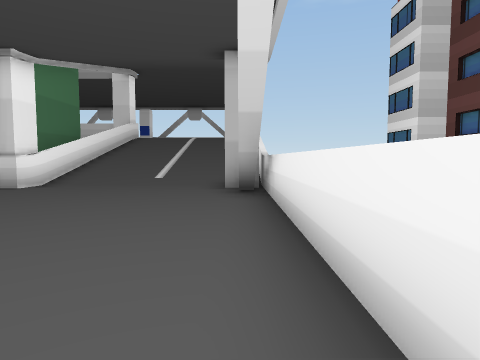
[1] (above)

15 first-person views from a walk through a scene from a Unity 3-D project. The camera is 1.5 m above the floor, tilts 4° down and sees 75° across. The floor is counted in squares, 2 m on a side. Each view is taken from the middle of a square. On the plan, view 1 faces up. The plan holds only what a view shows up to about 10 squares ahead; the rest is blank. The place goes on beyond the plan. The player character is not drawn.

[2]
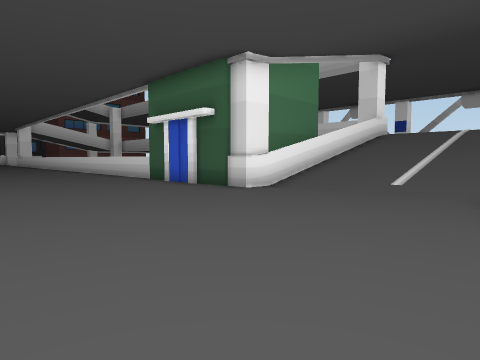

[3]
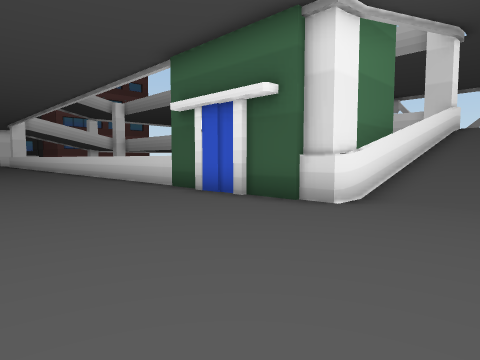

[4]
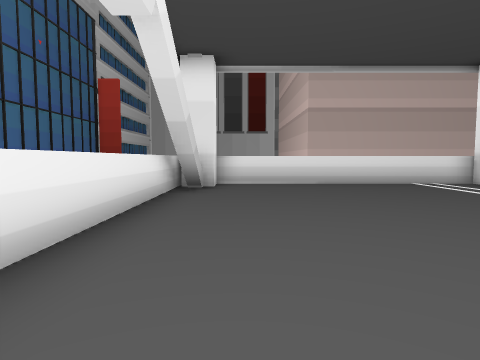

[5]
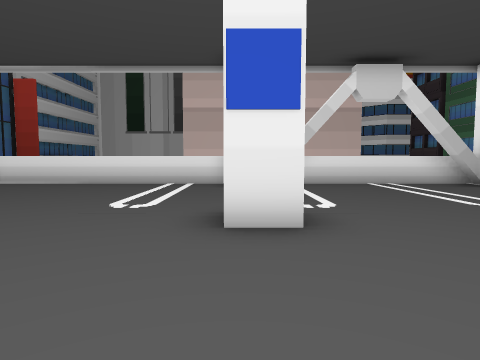

[6]
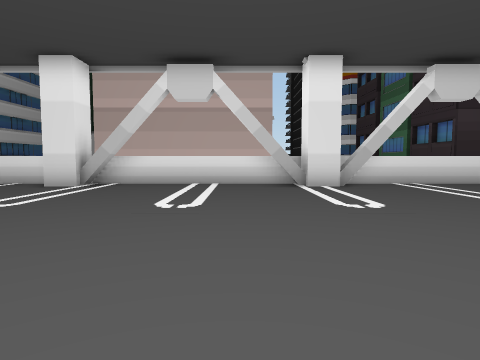

[7]
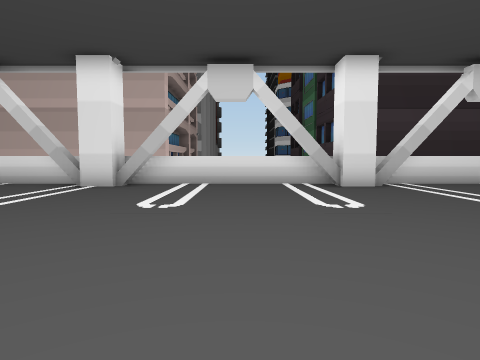

[8]
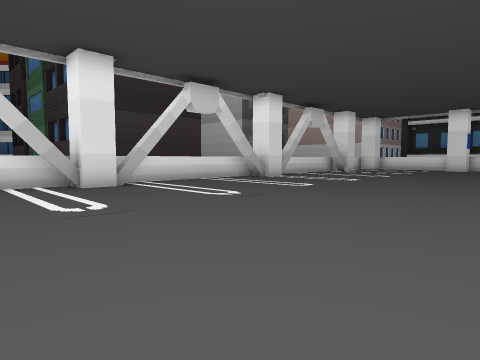

[9]
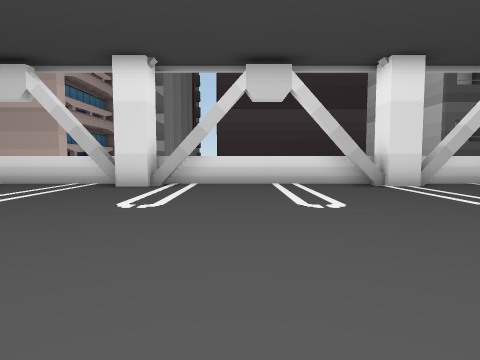

[10]
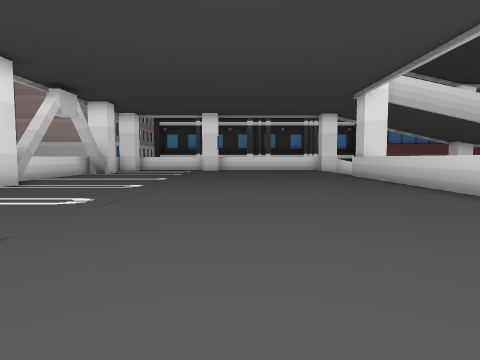

[11]
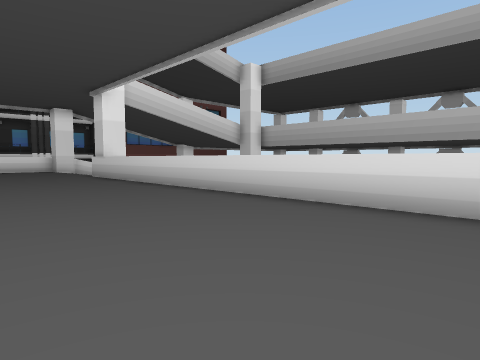

[12]
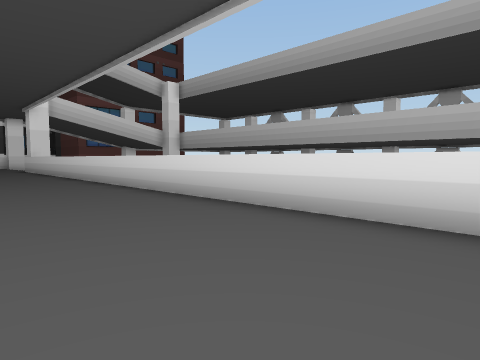

[13]
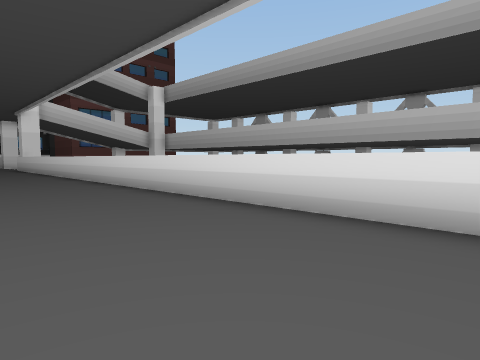

[14]
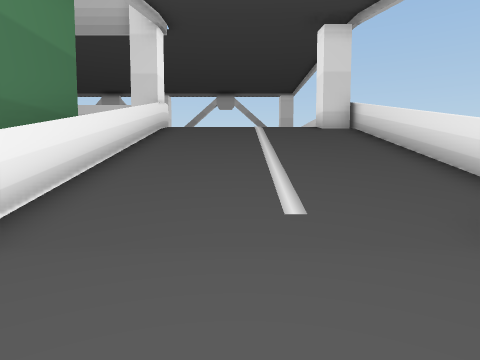

[15]
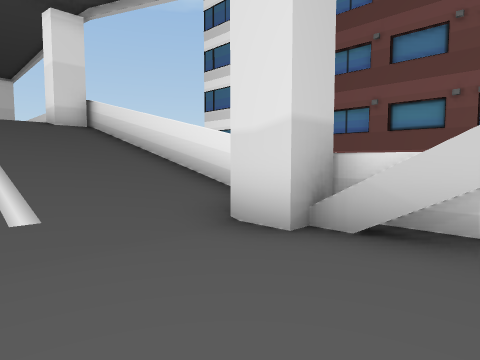

### Floor plan
Key: @ floor where view 1 was taken; # wall or solid block; . main floor; : floor 3.75 m higher than the main floor; / step, stairs or slope; = window, fence, low wall or low ledge; ^ raised ledge.
Columns run from 32 left of view 1 to 1 right of it. Each row starts with its distance up from view 1.
 17                                :#
 16                           #/////##
 15                           #//////#
 14                           #//////#
 13                           #//////#
 12                           #//////#
 11                           #//////#
 10                           #//////#
  9                           #//////#
  8  ##########################.....##
  7  ...............................^#
  6 ................................##
  5 .................................#
  4  ................................#
  3  ................................#
  2  ................................#
  1  .......................#........#
  0  ...............................@#
 -1  ................................#
 -2  ...............................##
 -3  ...............................^#
 -4 ###########################.....##
 -5                            ####=

Where each view was taken, in squares from view 1:
view 1: 0 up, 0 right, facing up
view 2: 2 up, 0 right, facing up-left
view 3: 3 up, 3 left, facing up-left
view 4: 5 up, 1 left, facing down
view 5: 5 up, 8 left, facing down
view 6: 5 up, 13 left, facing down
view 7: 5 up, 19 left, facing down
view 8: 5 up, 19 left, facing down-left
view 9: 5 up, 25 left, facing down
view 10: 3 up, 21 left, facing left
view 11: 3 up, 21 left, facing up-left
view 12: 4 up, 14 left, facing up-left
view 13: 4 up, 12 left, facing up-left
view 14: 6 up, 3 left, facing up
view 15: 6 up, 3 left, facing up-right
